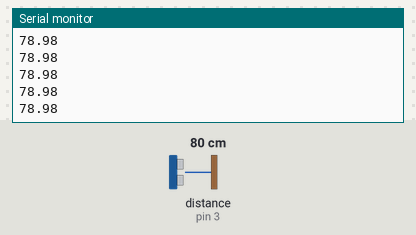
Simulated run of this sketch. Board: Arduino Uno, built with avr-gcc and run on an emulated ATmega328P. Parts: the last lines printed to the serial monitor. Wiring (inferred from the names in the program): ultrasonic range finder: trigger pin 5; echo pin 3. The inputs (shaded band) are chosen by the test bench; at power-on: distance to the obstacle (sensor on pin 3) 80 cm. The echo pulse lasts 58.3 µs per cm.

Above: at 1.2 s.
1.3 s: distance to the obstacle (sensor on pin 3) set to 2 cm
At 1.52 s:
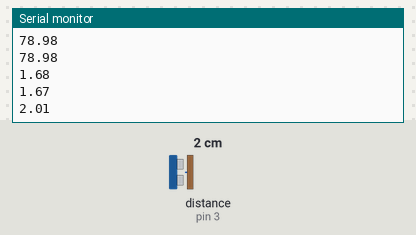
2.8 s: distance to the obstacle (sensor on pin 3) set to 4 cm
At 2.83 s:
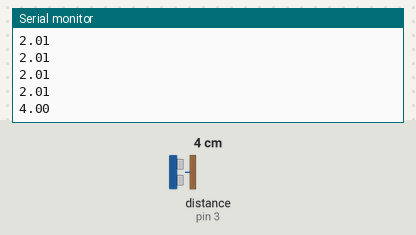
Timing chart, 0 to 5.8 s (numbered marks = the images above; inputs shaded):
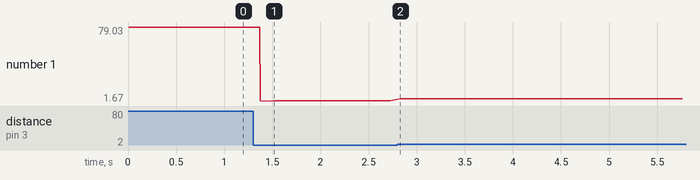

Measured:
- after the input at 1.3 s, the serial monitor: prints a new line after 0.07 s (image 1)
- after the input at 2.8 s, the serial monitor: prints a new line at once (image 2)
- plotted number 1: 78.98 → 2.01 after the input at 1.3 s, 2.01 → 4 after the input at 2.8 s

The sketch:

beep.ino
```cpp
// beep.ino
int pin_in = 3,in = 3,out = 5;
int beep = 13;

void setup() {
	Serial.begin(9600);
	pinMode(pin_in, INPUT_PULLUP);
	pinMode(out,OUTPUT);
}

void loop() {
	digitalWrite(beep, HIGH);
	digitalWrite(out, LOW);
	delayMicroseconds(2);
	digitalWrite(out, HIGH);
	delayMicroseconds(10);
	digitalWrite(out, LOW);
	int t = pulseIn(in, HIGH);
	double distance = ((double)t * 0.034 / 2.0);
	Serial.println(distance);
	if (distance < 50) {
		digitalWrite(beep, LOW);
		delay(100);
		digitalWrite(beep, HIGH);
	}
}
```
